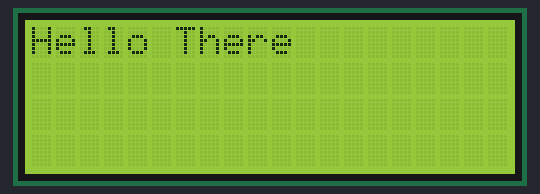
A sketch run on a simulated Arduino Uno, built with avr-gcc and run on an emulated ATmega328P. Shown: 20×4 character LCD. What the sketch prints to the serial monitor is not drawn.

Above: at 0.1 s.
At 1.1 s:
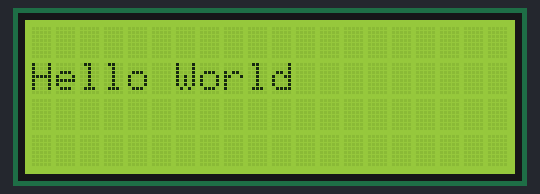

Measured:
- what the display in image 1 shows lasts 1.0 s, from 1.1 s to 2.1 s

The sketch:

sketch.ino
```cpp
/*************/

#include <LiquidCrystal_I2C.h>

// set the LCD number of columns and rows
int lcdColumns = 20;
int lcdRows = 4;

// set LCD address, number of columns and rows
LiquidCrystal_I2C lcd(0x27, lcdColumns, lcdRows);

void setup(){
  Serial.begin(9600);

  // initialize LCD
  lcd.init();
  // turn on LCD backlight
  lcd.backlight();
  Serial.print("swag");
}

void loop(){

  // set cursor to first column, first row
  lcd.setCursor(0, 0);
  // print message
  Serial.print("test");
  lcd.print("Hello There");
  delay(1000);
  // clears the display to print new message
  lcd.clear();
  // set cursor to first column, second row
  lcd.setCursor(0,1);
  lcd.print("Hello World");
  delay(1000);
  lcd.clear();
}
```
